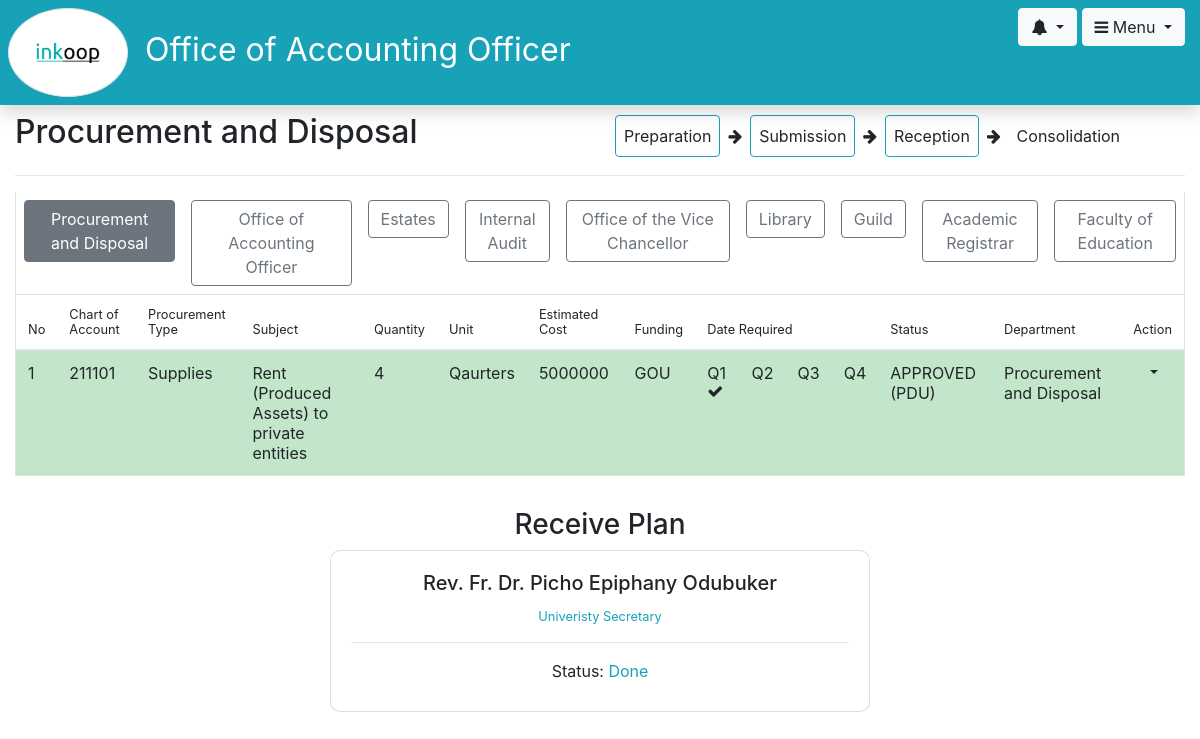
Before: /entity-plans/3 (signed in) with the older database file.
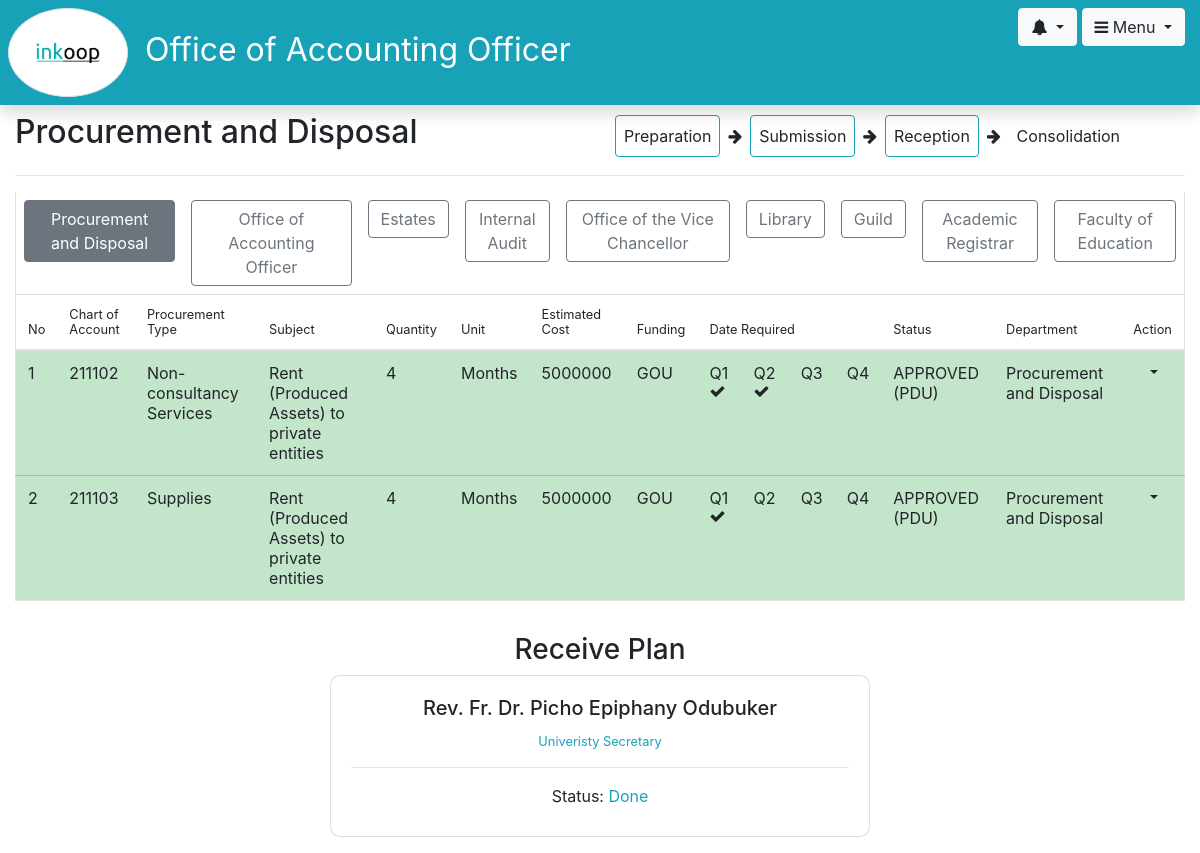
After: the same page with the newer database file.
### plan/models.py (models this page shows, shortened)
class Profile(models.Model):
    user = models.OneToOneField(User, unique=False, on_delete=models.CASCADE)
    accounting_officer = models.OneToOneField(AccountingOfficer, on_delete=models.CASCADE, null=True)
    head_of_pdu = models.OneToOneField(HeadOfPDU, on_delete=models.CASCADE, null=True)
    pdu_member = models.OneToOneField(PDUMember, on_delete=models.CASCADE, null=True)
    vote_controller = models.OneToOneField(VoteController, on_delete=models.CASCADE, null=True)
    head_of_department = models.OneToOneField(HeadOfDepartment, on_delete=models.CASCADE, null=True)
    department_member = models.OneToOneField(DepartmentMember, on_delete=models.CASCADE, null=True)

class Member(models.Model):
    first_name = models.CharField(max_length=15)
    last_name = models.CharField(max_length=15)
    title = models.CharField(max_length=30, default="")
    email = models.EmailField()
    telephone = models.CharField(max_length=15)
    hod = models.BooleanField(default=False)
    user_department = models.ForeignKey(UserDepartment, on_delete=models.CASCADE)
    profile = models.OneToOneField(Profile, on_delete=models.CASCADE, null=True)
    def __str__(self):
        return " ".join([self.first_name, self.last_name])

class UserDepartment(models.Model):
    name = models.CharField(max_length=100)
    budget_sealing = models.IntegerField()
    plan_prepared = models.BooleanField(default=False)
    plan_prepared_date = models.DateTimeField(null=True)
    plan_submitted = models.BooleanField(default=False)
    plan_submitted_date = models.DateTimeField(null=True)
    plan_received = models.BooleanField(default=False)
    plan_received_date = models.DateTimeField(null=True)
    plan_reverted = models.BooleanField(default=False)
    plan_reverted_date = models.DateTimeField(null=True)
    plan_reverted_reason = models.CharField(null=True)
    plan_reverted_reason = models.CharField(max_length=512, null=True)
    sub_programme = models.ForeignKey(SubProgramme, on_delete=models.CASCADE)
    def __str__(self):
        return self.name
    def pdu_unapproved_plans(self):
        return Plan.objects.filter(user_department=self, pdu_approved=False)

class Plan(models.Model):
    user_department = models.ForeignKey(UserDepartment, on_delete=models.CASCADE)
    chart_of_account = models.ForeignKey(Expense, on_delete=models.CASCADE)
    subject_of_procurement = models.CharField(max_length=100)
    type_of_procurement = models.ForeignKey(ProcurementType, on_delete=models.CASCADE)
    quantity = models.IntegerField()
    unit_of_measure = models.CharField(max_length=100)
    estimated_cost = models.IntegerField()
    source_of_funding = models.CharField(max_length=100) # TODO => split to GOU and Project
    date_required_q1 = models.BooleanField()
    date_required_q2 = models.BooleanField()
    date_required_q3 = models.BooleanField()
    date_required_q4 = models.BooleanField()
    prepared = models.BooleanField(default=True)
    hod_approved = models.BooleanField(default=False)
    pdu_approved = models.BooleanField(default=False)
    reverted = models.BooleanField(default=False)
    consolidated = models.BooleanField(default=False)
    date_prepared = models.DateTimeField(null=True)
    date_hod_approved = models.DateTimeField(null=True)
    date_pdu_approved = models.DateTimeField(null=True)
    date_reverted = models.DateTimeField(null=True)
    date_consolidated = models.DateTimeField(null=True)
    consolidation_group = models.ForeignKey(ConsolidationGroup, on_delete=models.CASCADE, null=True)
    def status(self):
        if self.consolidated:
            return "CONSOLIDATED"
        elif self.reverted:
            return "REVERTED"
        elif self.pdu_approved:
            return "APPROVED (PDU)"
        elif self.hod_approved:
            return "APPROVED (HOD)"
        elif self.prepared:
            return "PREPARED"

class Expense(models.Model):
    code = models.CharField(max_length=10)
    name = models.CharField(max_length=128)

class ProcurementType(models.Model):
    name = models.CharField(max_length=30)
    def __str__(self):
        return self.name

### plan/views/views.py (the view)
# urls.py: path('entity-plans/<int:id>', views.department_plans, name='department_plans'),
@login_required
def department_plans(request, id):
    user = get_user(request)
    entity = user.profile.member.user_department.sub_programme.programme.entity
    departments = get_entity_departments(entity)
    current_department = UserDepartment.objects.get(id=id)
    plans = Plan.objects.filter(user_department_id=id)
    context = {
        "departments": departments,
        "current_department": current_department,
        "plans": plans
    }
    return render(request, 'user_department/entity-plans.html', context)

### plan/models.py (called while the page is built)
    def programmes(self):
        return Programme.objects.filter(entity=self)

    def sub_programmes(self):
        return SubProgramme.objects.filter(programme=self)

    def user_departments(self):
        return UserDepartment.objects.filter(sub_programme=self)

### plan/utilities.py (called while the page is built)
def get_entity_departments(entity):
    user_departments = []
    for programme in entity.programmes():
        for sub_programme in programme.sub_programmes():
            user_departments.extend(sub_programme.user_departments())
    return user_departments

### plan/templates/user_department/entity-plans.html (shortened to what this page needs)
{% extends 'user_department/logged-in-base.html' %}
{% load procurement_tags %}
{% block content %}
		<div class="container-fluid pt-2">
			<div class="row">
				<div class="col">
					<h2>{{ current_department }}</h2>
				</div>
				<div class="col d-flex flex-row flex-nowrap">
					<div class="card p-2 {% if current_department.plan_prepared %}border-info{% else %}border-0{% endif %} my-auto">
						Preparation
					</div>
					<div class="p-2 my-auto fa fa-arrow-right"></div>
					<div class="card p-2 {% if current_department.plan_submitted %}border-info{% else %}border-0{% endif %} my-auto">
						Submission
					</div>
					<div class="p-2 my-auto fa fa-arrow-right"></div>
					<div class="card p-2 {% if current_department.plan_received %}border-info{% else %}border-0{% endif %} my-auto">
						Reception
					</div>
					<div class="p-2 my-auto fa fa-arrow-right"></div>
					<div class="card p-2 {% if current_department.plan_consolidated %}border-info{% else %}border-0{% endif %} my-auto">
						Consolidation
					</div>
				</div>
			</div>
			<hr>
			<div class="border-right border-left d-flex flex-row flex-nowrap" style="overflow-x: auto">
				{% for department in departments %}
					{% if current_department != department %}
						<div class="p-2 order-1">
							<a href="{% url 'plan:department_plans' id=department.id%}" class="btn btn-outline-secondary">
							{{ department }}
						</a>
						</div>
					{% else %}
						<div class="p-2">
							<button class="btn btn-secondary">{{ department }}</a>
						</div>
					{% endif %}
				{% endfor %}
			</div>
			<div class="row">
				<div class="{% if plan_item %}col-md-9{% else %}col-md-12{% endif %}">
					<table class="table table-responsive-sm table-hover border">
						<thead>
							<th><small>No</small></th>
							<th><small>Chart of Account</small></th>
							<th><small>Procurement Type</small></th>
							<th><small>Subject</small></th>
							<th><small>Quantity</small></th>
							<th><small>Unit</small></th>
							<th><small>Estimated Cost</small></th>
							<th><small>Funding</small></th>
							<th colspan="4"><small>Date Required</small></th>
							<th><small id="statusBox{{plan.id}}">Status</small></th>
							<th><small>Department</small></th>
							<th><small>Action</small></th>
						</thead>
						<tbody>
							{% for plan in plans %}
								<tr id="row{{plan.id}}" class="{% if plan.consolidate %}table-info{% elif plan.pdu_approved %}table-success{% elif plan.hod_approved %}table-primary{% endif %}">
									<td>{{ forloop.counter }}</td>
									<td>{{ plan.chart_of_account.code }}</td>
									<td>{{ plan.type_of_procurement }}</td>
									<td>{{ plan.subject_of_procurement }}</td>
									<td>{{ plan.quantity }}</td>
									<td>{{ plan.unit_of_measure }}</td>
									<td>{{ plan.estimated_cost }}</td>
									<td>{{ plan.source_of_funding }}</td>
									<td>Q1 {% if plan.date_required_q1 %}<span class="fa fa-check"></span>{% endif %}</td>
									<td>Q2 {% if plan.date_required_q2 %}<span class="fa fa-check"></span>{% endif %}</td>
									<td>Q3 {% if plan.date_required_q3 %}<span class="fa fa-check"></span>{% endif %}</td>
									<td>Q4 {% if plan.date_required_q4 %}<span class="fa fa-check"></span>{% endif %}</td>
									<td id="statusBox{{plan.id}}">{{ plan.status }}</td>
									<td>{{ plan.user_department }}</td>
									<td>
										<button type="button" class="btn btn-white dropdown-toggle" data-toggle="dropdown" aria-haspopup="true" aria-expanded="false">
										</button>
									</td>
								</tr>
							{% endfor %}
						</tbody>
					</table>
					{% if plans|length == 0 %}
						<div class="text-center text-info">
							No Plans Fetched
						</div>
					{% else %}
						{% if current_department %}
						<div class="row">
							<div class="container">
								<div class="login-content" align="center">
									<h3>Receive Plan</h3>
									<div class="card" style="border-radius: 10px;">
										<div class="card-body">
											<h5 class="card-title">{{ user.profile.member }}</h5>
											<small class="card-text text-info">{{ user.profile.member.title }}</small>
											<hr>
											Status: <label class="text-info">{% if current_department.plan_received %}Done{% else %}Pending{% endif %}</label>
										</div>
									</div>
								</div>
							</div>
						</div>
						{% endif %}
					{% endif %}
				</div>
			</div>
		</div>
{% endblock %}

### plan/templates/user_department/logged-in-base.html (shortened to what this page needs)
{% extends 'global/base.html' %}
{% load staticfiles %}
{% block body %}
<div class="container-fluid">
	<div class="row fixed bg-info text-white shadow" style="z-index: 1000">
		<div class="col-md-10 my-auto p-0" style="font-size: 2rem;">
			<img width="120" src="{% static 'img/logo.png' %}" class="img-thumbnail rounded-circle p-4 m-2" align="center" alt="PPDA logo"/>
			{{ user.profile.member.user_department }}
		</div>
		<div class="col-md-2 my-2" align="right">
			{% with notifications=user.profile.get_notifications %}
				<div class="btn-group">
					<button type="button" class="btn btn-light dropdown-toggle" data-toggle="dropdown" aria-haspopup="true" aria-expanded="false">
						{% if notifications|length %} <span class="badge badge-pill badge-danger">{{notifications|length}}</span> {% endif %} <span class="fa fa-bell"></span>
					</button>
				</div>
			{% endwith %}
			<div class="btn-group">
				<button type="button" class="btn btn-light dropdown-toggle" data-toggle="dropdown" aria-haspopup="true" aria-expanded="false">
					<span class="fa fa-navicon"></span> Menu
				</button>
			</div>
		</div>
	</div>
	<div class="row">
		{% block content %}
		{% endblock %}
	</div>
</div>
{% endblock %}

### plan/templates/global/base.html (shortened to what this page needs)
{% load staticfiles %}
<html>
	<head>
		<link rel="stylesheet" type="text/css" href="{% static 'css/bootstrap.min.css' %}">
		<link rel="stylesheet" type="text/css" href="{% static 'css/style.css' %}">
		<link rel="stylesheet" type="text/css" href="{% static 'css/font-awesome.min.css' %}">
	</head>
	<body>
		{% block body %}
		{% endblock %}
	</body>
</html>

### plan/static/css/style.css (style rules this page uses)
.login-content { max-width: 540px; margin: 2vh auto; }
.fixed { position:sticky; top:0; z-index:108374; }
a { text-decoration: none; }

Changed rows visible on the page:
no longer on this page (row edited): Plan: chart_of_account.code "211101", type_of_procurement "Supplies", subject_of_procurement "Rent (Produced Assets) to private entities", quantity "4", unit_of_measure "Qaurters", estimated_cost "5000000", source_of_funding "GOU", date_required_q1 True (drawn), status "APPROVED (PDU)", user_department "Procurement and Disposal"
added Plan: chart_of_account.code "211102", type_of_procurement "Non-consultancy Services", subject_of_procurement "Rent (Produced Assets) to private entities", quantity "4", unit_of_measure "Months", estimated_cost "5000000", source_of_funding "GOU", date_required_q1 True (drawn), date_required_q2 True (drawn), status "APPROVED (PDU)", user_department "Procurement and Disposal"
added Plan: chart_of_account.code "211103", type_of_procurement "Supplies", subject_of_procurement "Rent (Produced Assets) to private entities", quantity "4", unit_of_measure "Months", estimated_cost "5000000", source_of_funding "GOU", date_required_q1 True (drawn), status "APPROVED (PDU)", user_department "Procurement and Disposal"
